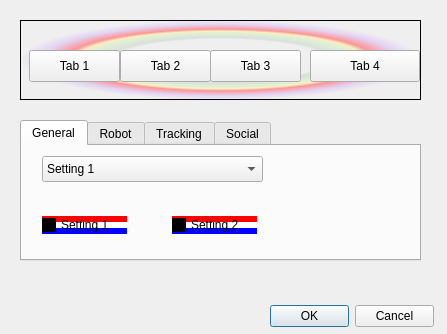
<?xml version="1.0" encoding="UTF-8"?>
<ui version="4.0">
 <class>Dialog</class>
 <widget class="QDialog" name="Dialog">
  <property name="geometry">
   <rect>
    <x>0</x>
    <y>0</y>
    <width>447</width>
    <height>334</height>
   </rect>
  </property>
  <property name="windowTitle">
   <string>Dialog</string>
  </property>
  <widget class="QDialogButtonBox" name="buttonBox">
   <property name="geometry">
    <rect>
     <x>270</x>
     <y>300</y>
     <width>164</width>
     <height>32</height>
    </rect>
   </property>
   <property name="standardButtons">
    <set>QDialogButtonBox::Cancel|QDialogButtonBox::Ok</set>
   </property>
  </widget>
  <widget class="QFrame" name="frame">
   <property name="geometry">
    <rect>
     <x>20</x>
     <y>20</y>
     <width>401</width>
     <height>80</height>
    </rect>
   </property>
   <property name="styleSheet">
    <string notr="true">QFrame{
background-color: qradialgradient(spread:pad, cx:0.5, cy:0.5, radius:0.5, fx:0.5, fy:0.5, stop:0 rgba(0, 0, 0, 0), stop:0.52 rgba(0, 0, 0, 0), stop:0.565 rgba(82, 121, 76, 33), stop:0.65 rgba(159, 235, 148, 64), stop:0.721925 rgba(255, 238, 150, 129), stop:0.77 rgba(255, 128, 128, 204), stop:0.89 rgba(191, 128, 255, 64), stop:1 rgba(0, 0, 0, 0));
}

QToolButton {
background-color : transparent;
border : none;
}

QToolButton:checked, QToolButtonpressed {
background-color:rgb[193, 210, 238];
}
</string>
   </property>
   <property name="frameShape">
    <enum>QFrame::StyledPanel</enum>
   </property>
   <property name="frameShadow">
    <enum>QFrame::Raised</enum>
   </property>
   <widget class="QPushButton" name="Tab1_Push_Button">
    <property name="geometry">
     <rect>
      <x>9</x>
      <y>30</y>
      <width>91</width>
      <height>32</height>
     </rect>
    </property>
    <property name="cursor">
     <cursorShape>CrossCursor</cursorShape>
    </property>
    <property name="toolTip">
     <string>This is a tab option</string>
    </property>
    <property name="statusTip">
     <string/>
    </property>
    <property name="whatsThis">
     <string>Press to select this tab\</string>
    </property>
    <property name="text">
     <string>Tab 1</string>
    </property>
    <property name="checkable">
     <bool>true</bool>
    </property>
    <property name="autoExclusive">
     <bool>true</bool>
    </property>
    <property name="default">
     <bool>false</bool>
    </property>
   </widget>
   <widget class="QPushButton" name="pushButton_3">
    <property name="geometry">
     <rect>
      <x>190</x>
      <y>30</y>
      <width>91</width>
      <height>32</height>
     </rect>
    </property>
    <property name="cursor">
     <cursorShape>CrossCursor</cursorShape>
    </property>
    <property name="toolTip">
     <string>This is a tab option</string>
    </property>
    <property name="statusTip">
     <string/>
    </property>
    <property name="whatsThis">
     <string>Press to select this tab\</string>
    </property>
    <property name="text">
     <string>Tab 3</string>
    </property>
    <property name="checkable">
     <bool>true</bool>
    </property>
    <property name="autoExclusive">
     <bool>true</bool>
    </property>
    <property name="default">
     <bool>false</bool>
    </property>
   </widget>
   <widget class="QPushButton" name="pushButton_4">
    <property name="geometry">
     <rect>
      <x>100</x>
      <y>30</y>
      <width>91</width>
      <height>32</height>
     </rect>
    </property>
    <property name="cursor">
     <cursorShape>CrossCursor</cursorShape>
    </property>
    <property name="toolTip">
     <string>This is a tab option</string>
    </property>
    <property name="statusTip">
     <string/>
    </property>
    <property name="whatsThis">
     <string>Press to select this tab\</string>
    </property>
    <property name="text">
     <string>Tab 2</string>
    </property>
    <property name="checkable">
     <bool>true</bool>
    </property>
    <property name="autoExclusive">
     <bool>true</bool>
    </property>
    <property name="default">
     <bool>false</bool>
    </property>
   </widget>
   <widget class="QPushButton" name="pushButton_2">
    <property name="geometry">
     <rect>
      <x>290</x>
      <y>30</y>
      <width>110</width>
      <height>32</height>
     </rect>
    </property>
    <property name="cursor">
     <cursorShape>CrossCursor</cursorShape>
    </property>
    <property name="toolTip">
     <string>This is a tab option</string>
    </property>
    <property name="statusTip">
     <string/>
    </property>
    <property name="whatsThis">
     <string>Press to select this tab\</string>
    </property>
    <property name="text">
     <string>Tab 4</string>
    </property>
    <property name="checkable">
     <bool>true</bool>
    </property>
    <property name="autoExclusive">
     <bool>true</bool>
    </property>
    <property name="default">
     <bool>false</bool>
    </property>
   </widget>
  </widget>
  <widget class="QStackedWidget" name="stackedWidget">
   <property name="geometry">
    <rect>
     <x>20</x>
     <y>110</y>
     <width>411</width>
     <height>161</height>
    </rect>
   </property>
   <property name="currentIndex">
    <number>0</number>
   </property>
   <widget class="QWidget" name="page">
    <widget class="QTabWidget" name="tabWidget">
     <property name="geometry">
      <rect>
       <x>0</x>
       <y>10</y>
       <width>401</width>
       <height>141</height>
      </rect>
     </property>
     <property name="styleSheet">
      <string notr="true">QCheckBox{
background-color: qlineargradient(spread:pad, x1:0, y1:0, x2:0, y2:1, stop:0 rgba(255, 0, 0, 255), stop:0.339795 rgba(255, 0, 0, 255), stop:0.339799 rgba(255, 255, 255, 255), stop:0.662444 rgba(255, 255, 255, 255), stop:0.662469 rgba(0, 0, 255, 255), stop:1 rgba(0, 0, 255, 255));
}</string>
     </property>
     <property name="currentIndex">
      <number>0</number>
     </property>
     <widget class="QWidget" name="tab_5">
      <attribute name="title">
       <string>General</string>
      </attribute>
      <widget class="QCheckBox" name="checkBox_3">
       <property name="geometry">
        <rect>
         <x>20</x>
         <y>70</y>
         <width>85</width>
         <height>18</height>
        </rect>
       </property>
       <property name="text">
        <string>Setting 1</string>
       </property>
      </widget>
      <widget class="QComboBox" name="comboBox_2">
       <property name="geometry">
        <rect>
         <x>20</x>
         <y>10</y>
         <width>221</width>
         <height>26</height>
        </rect>
       </property>
       <item>
        <property name="text">
         <string>Setting 1</string>
        </property>
       </item>
       <item>
        <property name="text">
         <string>Setting 2</string>
        </property>
       </item>
      </widget>
      <widget class="QCheckBox" name="checkBox_4">
       <property name="geometry">
        <rect>
         <x>150</x>
         <y>70</y>
         <width>85</width>
         <height>18</height>
        </rect>
       </property>
       <property name="text">
        <string>Setting 2</string>
       </property>
      </widget>
     </widget>
     <widget class="QWidget" name="tab_6">
      <attribute name="title">
       <string>Robot</string>
      </attribute>
      <widget class="QDateTimeEdit" name="dateTimeEdit">
       <property name="geometry">
        <rect>
         <x>110</x>
         <y>40</y>
         <width>194</width>
         <height>24</height>
        </rect>
       </property>
      </widget>
     </widget>
     <widget class="QWidget" name="tab_7">
      <attribute name="title">
       <string>Tracking</string>
      </attribute>
      <widget class="QDockWidget" name="dockWidget">
       <property name="geometry">
        <rect>
         <x>10</x>
         <y>-20</y>
         <width>120</width>
         <height>80</height>
        </rect>
       </property>
       <widget class="QWidget" name="dockWidgetContents"/>
      </widget>
      <widget class="QSpinBox" name="spinBox">
       <property name="geometry">
        <rect>
         <x>230</x>
         <y>40</y>
         <width>53</width>
         <height>24</height>
        </rect>
       </property>
      </widget>
     </widget>
     <widget class="QWidget" name="tab_8">
      <attribute name="title">
       <string>Social</string>
      </attribute>
      <widget class="QPlainTextEdit" name="plainTextEdit">
       <property name="geometry">
        <rect>
         <x>40</x>
         <y>20</y>
         <width>104</width>
         <height>78</height>
        </rect>
       </property>
      </widget>
      <widget class="QComboBox" name="comboBox_3">
       <property name="geometry">
        <rect>
         <x>220</x>
         <y>50</y>
         <width>104</width>
         <height>26</height>
        </rect>
       </property>
      </widget>
     </widget>
    </widget>
   </widget>
   <widget class="QWidget" name="page_3"/>
   <widget class="QWidget" name="page_2"/>
  </widget>
 </widget>
 <resources/>
 <connections>
  <connection>
   <sender>Tab1_Push_Button</sender>
   <signal>pressed()</signal>
   <receiver>tabWidget</receiver>
   <slot>update()</slot>
   <hints>
    <hint type="sourcelabel">
     <x>74</x>
     <y>65</y>
    </hint>
    <hint type="destinationlabel">
     <x>235</x>
     <y>260</y>
    </hint>
   </hints>
  </connection>
 </connections>
</ui>
